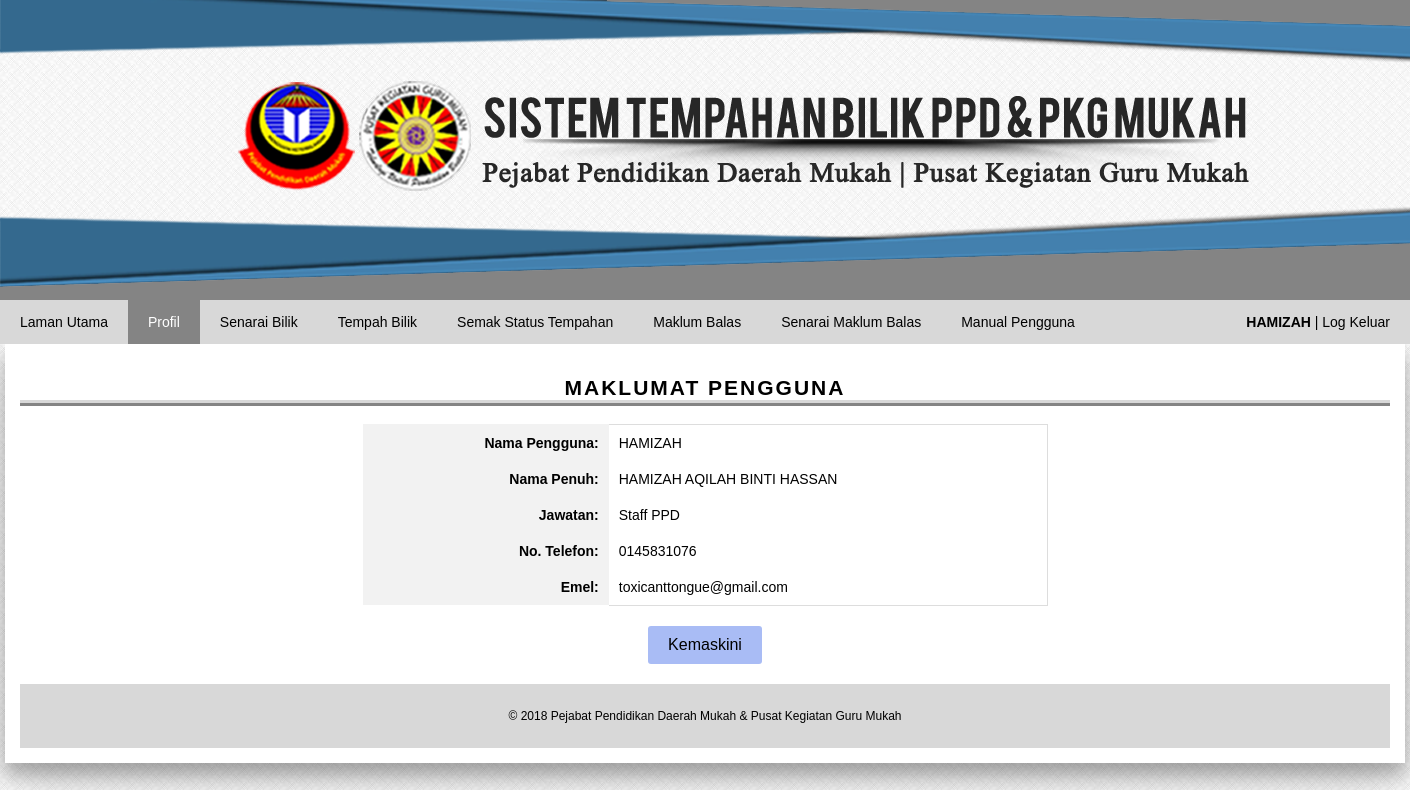
Page /userprofile.php (signed in) on the committed database.
### tables this page shows
CREATE TABLE `user` (
  `userID` int(6) NOT NULL,
  `username` varchar(100) NOT NULL,
  `fullname` varchar(100) NOT NULL,
  `position` varchar(100) NOT NULL,
  `phonenum` varchar(100) NOT NULL,
  `email` varchar(100) NOT NULL,
  `password` varchar(100) NOT NULL
);

### userprofile.php (the view, shortened to what this page needs)
<?php
require_once('userserver.php');
$username=$_SESSION['username'];
$results = mysqli_query($db,"SELECT * FROM user where username='$username'");
while($row = mysqli_fetch_array($results))
{
$userID=$row['userID'];
$username=$row['username'];
$fullname=$row['fullname'];
$position=$row['position'];
$phonenum=$row['phonenum'];
$email=$row['email'];
}
?>
<!DOCTYPE html>
<html lang="en">
<head>
<link rel="stylesheet" type="text/css" href="main.css">
<link rel="stylesheet" type="text/css" href="inner.css">
</head>
<body>
<div class="header">
</div>
<div class="navbar">
  <a href="userhomepage.php">Laman Utama</a>
  <a href="userprofile.php"class="active">Profil</a>
<a href="userroomdetail.php">Senarai Bilik</a>
  <a href="userroomavailability.php">Tempah Bilik</a>
  <a href="usersemakstatus.php">Semak Status Tempahan</a>
  <a href="userfeedbackform.php">Maklum Balas</a>
       <a href="userfeedbacklist.php">Senarai Maklum Balas</a>
	   <a href="usermanual.php">Manual Pengguna</a>
    <?php  if (isset($_SESSION['username'])) : ?>
  <a href="userhomepage.php?logout='1'"; class="right"><b><?php echo $_SESSION['username']; ?></b> | Log Keluar</a></p>
<?php endif ?>
</div>
<div class="container">
    <h2>Maklumat Pengguna</h2>
<center><table style="width:50%; border: 1px">
<tr>
    <th style="text-align: right; border: 0px; padding: 10px ">Nama Pengguna:</th>
    <td style="border-left: 0px; border-bottom: 0px; padding: 10px"><?php echo $username ?></td>
  </tr>
  <tr>
    <th style="text-align: right; border: 0px; padding: 10px">Nama Penuh:</th>
    <td style="border-left: 0px;border-top: 0px; border-bottom: 0px; padding: 10px"><?php echo $fullname ?></td>
  </tr>
  <tr>
    <th style="text-align: right; border: 0px; padding: 10px">Jawatan:</th>
    <td style="border-left: 0px;border-top: 0px; border-bottom: 0px; padding: 10px"><?php echo $position ?></td>
  </tr>
  <tr>
    <th style="text-align: right; border: 0px; padding: 10px">No. Telefon:</th>
    <td style="border-left: 0px;border-top: 0px; border-bottom: 0px; padding: 10px"><?php echo $phonenum ?></td>
  </tr>
  <tr>
    <th style="text-align: right; border: 0px; padding: 10px">Emel:</th>
    <td style="border-left: 0px;border-top: 0px; padding: 10px"><?php echo $email ?></td>
  </tr>
</table></center><br><center><a href="userprofile-update.php?userID=<?php echo $userID ?>"><button class="button">Kemaskini</button></a></center>
<br>
<div class="footer">
&copy; 2018 Pejabat Pendidikan Daerah Mukah & Pusat Kegiatan Guru Mukah
</div></div>
</body>
</html>

### main.css (style rules this page uses)
* { box-sizing: border-box; }
body { font-family: Arial, Helvetica, sans-serif; font-size: 14px; background: url(img/5.jpg) fixed; margin: 0; }
.header { padding: 60px; text-align: center; background: url(img/1.png)no-repeat; width: auto%; height: 300px; text-shadow: 2px 2px 4px #000000; color: white; }
h2 { text-align: center; letter-spacing: 2px; text-transform: uppercase; border-bottom: 6px ridge #D8D8D8; }
.navbar { overflow: hidden; background-color: #D8D8D8; position: sticky; position: -webkit-sticky; top: 0; }
.navbar a { float: left; display: block; color: black; text-align: center; padding: 14px 20px; text-decoration: none; }
.navbar a.right { float: right; }
.navbar a.active { background-color: #848484; color: white; }
.container { width: 1400px; background-color: white; position: center; margin: 0 auto; padding: 15px; box-shadow: 0 12px 16px 0 rgba(0,0,0,0.24),0 17px 50px 0 rgba(0,0,0,0.19); }
.footer { background-color: #D8D8D8; font-size: 12px; text-align: center; padding: 25px; }
.button { background-color: #A9BCF5; border: none; color: black; border-radius: 3px; padding: 10px 20px; text-align: center; text-decoration: none; display: inline-block; font-size: 16px; margin: 4px 2px; cursor: pointer; -webkit-transition-duration: 0.4s; transition-duration: 0.4s; }
a { color: blue; text-decoration: none; }

### inner.css (style rules this page uses)
table, td, th { border: 1px solid #ddd; text-align: left; }
th { background-color: #f2f2f2; text-align: center; }
table { border-collapse: collapse; width: 100%; }
th, td { padding: 5px; padding-bottom: 5px; }

### rows in the picture
user: username "HAMIZAH", fullname "HAMIZAH AQILAH BINTI HASSAN", position "Staff PPD", phonenum "0145831076", email "toxicanttongue@gmail.com"

### other values in the picture
$_SESSION['username'] "HAMIZAH"
